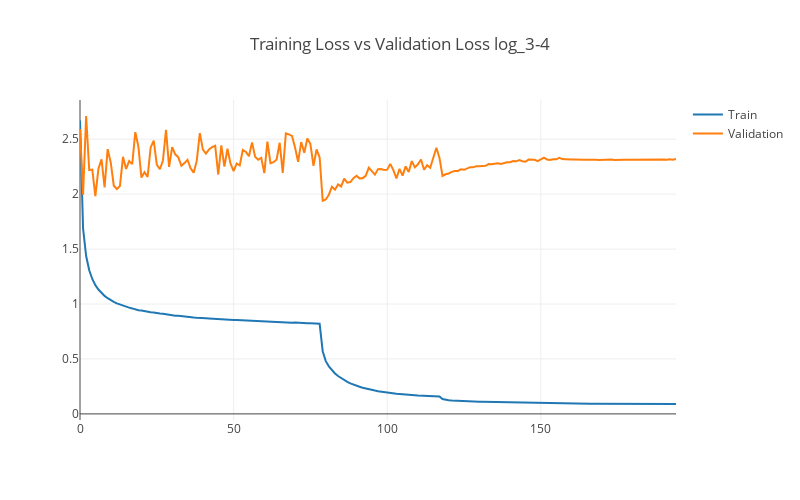

Here is the notebook cell this chart was saved with:
### Code cell
title = "Training Loss vs Validation Loss " + name
fig_name = output_folder + name + "_loss.html"

trace1 = go.Scatter(
    x = epoch,
    y = loss,
    mode = 'lines',
    name = 'Train'
)

trace2 = go.Scatter(
    x = epoch,
    y = val_loss,
    mode = 'lines',
    name = 'Validation'
)

layout = go.Layout(
    width=800,
    height=500,
    title= title
)
data = [trace1, trace2]
fig2 = go.Figure(data=data, layout=layout)
plotly.offline.iplot(fig2)

### Figure 1 — Plotly figure (JSON) as saved in the notebook; plotly's stock layout.template omitted (floating-point values rounded to 4 significant figures; data arrays with more than 128 entries replaced by an {"elided": "..."} marker saying what was removed)
{"data": [{"mode": "lines", "name": "Train", "type": "scatter", "uid": "b3b3ca94-0ac7-11e9-a0b3-001a7dda7111", "x": {"elided": "195 int values"}, "y": {"elided": "195 float values"}}, {"mode": "lines", "name": "Validation", "type": "scatter", "uid": "b3b3ca95-0ac7-11e9-aef8-001a7dda7111", "x": {"elided": "195 int values"}, "y": {"elided": "195 float values"}}], "layout": {"height": 500, "title": "Training Loss vs Validation Loss log_3-4", "width": 800}}
